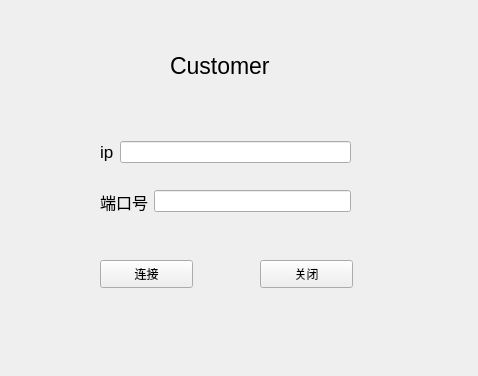
<?xml version="1.0" encoding="UTF-8"?>
<ui version="4.0">
 <class>Widget</class>
 <widget class="QWidget" name="Widget">
  <property name="geometry">
   <rect>
    <x>0</x>
    <y>0</y>
    <width>478</width>
    <height>376</height>
   </rect>
  </property>
  <property name="windowTitle">
   <string>Widget</string>
  </property>
  <widget class="QLabel" name="label">
   <property name="geometry">
    <rect>
     <x>170</x>
     <y>40</y>
     <width>151</width>
     <height>51</height>
    </rect>
   </property>
   <property name="font">
    <font>
     <pointsize>17</pointsize>
    </font>
   </property>
   <property name="text">
    <string>Customer</string>
   </property>
   <property name="textFormat">
    <enum>Qt::AutoText</enum>
   </property>
  </widget>
  <widget class="QPushButton" name="pushButton">
   <property name="geometry">
    <rect>
     <x>100</x>
     <y>260</y>
     <width>93</width>
     <height>28</height>
    </rect>
   </property>
   <property name="text">
    <string>连接</string>
   </property>
  </widget>
  <widget class="QPushButton" name="pushButton_2">
   <property name="geometry">
    <rect>
     <x>260</x>
     <y>260</y>
     <width>93</width>
     <height>28</height>
    </rect>
   </property>
   <property name="text">
    <string>关闭</string>
   </property>
  </widget>
  <widget class="QWidget" name="">
   <property name="geometry">
    <rect>
     <x>100</x>
     <y>140</y>
     <width>251</width>
     <height>24</height>
    </rect>
   </property>
   <layout class="QHBoxLayout" name="horizontalLayout">
    <item>
     <widget class="QLabel" name="label_2">
      <property name="font">
       <font>
        <pointsize>13</pointsize>
       </font>
      </property>
      <property name="text">
       <string>ip</string>
      </property>
     </widget>
    </item>
    <item>
     <widget class="QLineEdit" name="lineEdit"/>
    </item>
   </layout>
  </widget>
  <widget class="QWidget" name="">
   <property name="geometry">
    <rect>
     <x>100</x>
     <y>190</y>
     <width>251</width>
     <height>23</height>
    </rect>
   </property>
   <layout class="QHBoxLayout" name="horizontalLayout_2">
    <item>
     <widget class="QLabel" name="label_3">
      <property name="font">
       <font>
        <pointsize>12</pointsize>
       </font>
      </property>
      <property name="text">
       <string>端口号</string>
      </property>
     </widget>
    </item>
    <item>
     <widget class="QLineEdit" name="lineEdit_2"/>
    </item>
   </layout>
  </widget>
 </widget>
 <resources/>
 <connections/>
</ui>
